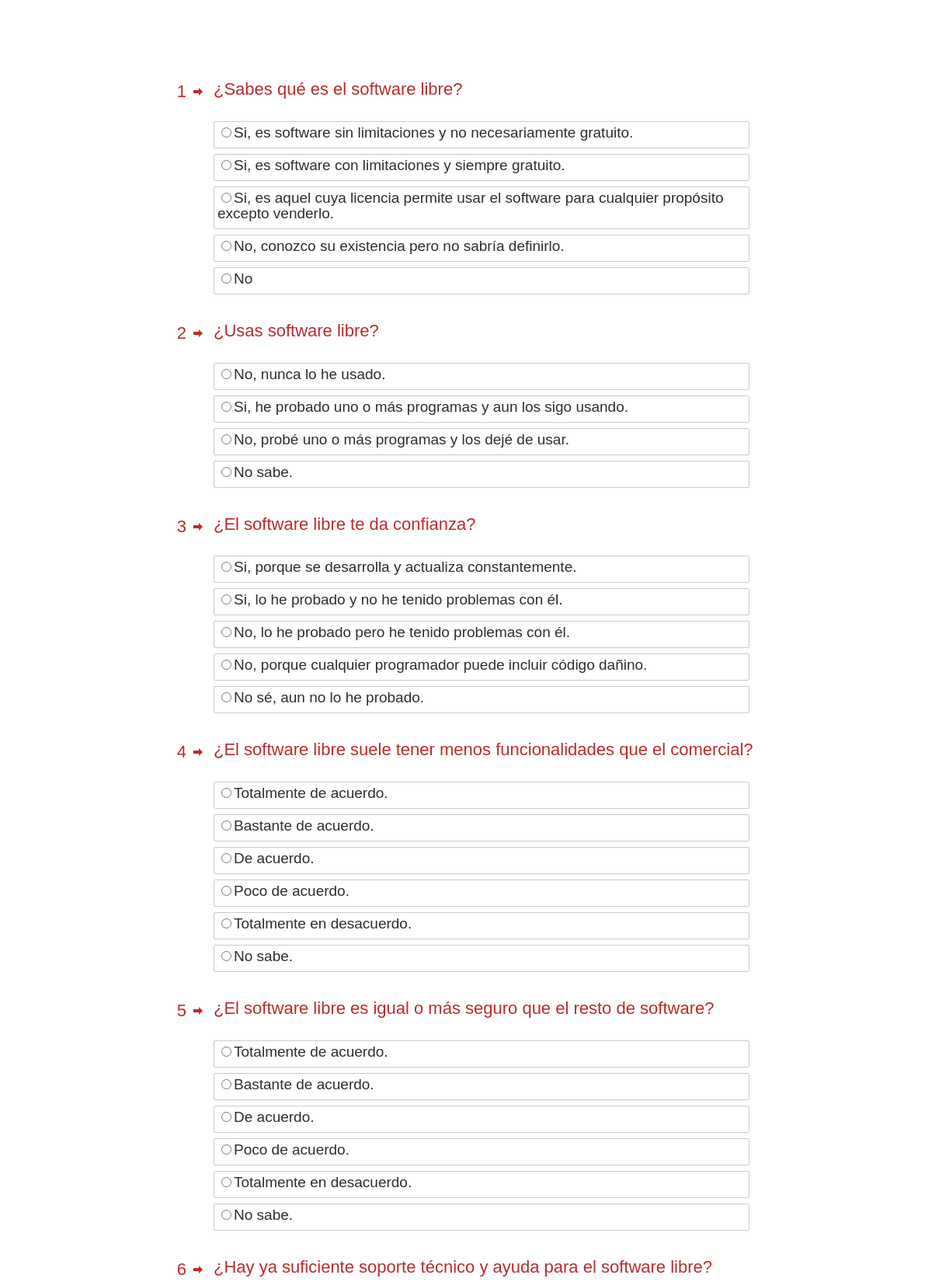
The app's page /admin/encuestas/online.php (upper part) with its own data.
### tables this page shows
CREATE TABLE IF NOT EXISTS `preguntas` (
  `id` int(11) NOT NULL AUTO_INCREMENT,
  `formulacion_pregunta` varchar(250) DEFAULT NULL,
  `obligatoria` tinyint(1) DEFAULT NULL,
  `encuesta_id` int(11) NOT NULL,
  PRIMARY KEY (`id`),
  KEY `fk_preguntas_encuestas_idx` (`encuesta_id`)
);

CREATE TABLE IF NOT EXISTS `opciones` (
  `id` int(11) NOT NULL AUTO_INCREMENT,
  `opcion_respuesta` varchar(300) DEFAULT NULL,
  `pregunta_id` int(11) NOT NULL,
  `votos` int(11) DEFAULT NULL,
  PRIMARY KEY (`id`),
  KEY `fk_opciones_preguntas1_idx` (`pregunta_id`)
);

### config/conexion.php (called while the page is built, shortened)
<?php
function conectar(){
	$conexion=mysql_connect(BD_HOST,BD_USUARIO,BD_PASSWORD);
	return($conexion);
}
function query_data($consulta){
	$data=mysql_query($consulta);
	while($tupla=mysql_fetch_array($data)):
		$tuplas[]=$tupla;
	endwhile;
	return($tuplas);
}
?>

### admin/encuestas/online.php (the view, shortened to what this page needs)
<?php
	require_once('../../config/conexion.php');
?>
<!DOCTYPE HTML>
<html lang="es-Es">
<head>
	<link rel="stylesheet" href="<?php echo URL_APP;?>recursos/css/encuesta.css">
</head>
<body>
<?php
	$preguntas = @query_data("SELECT * FROM preguntas WHERE encuesta_id=1");
?>
	<form action="online.php" method="post" id="EncuestaOnline">
		<div id="quickyform" class="" style="display: block;">
			<div class="wrapper">
				<?php if(!empty($preguntas)){ ?>
					<ul id="questions" style="margin-top: 100px; margin-bottom: 20px;">
						<?php $i=0;?>
						<?php foreach ($preguntas as $pregunta) {?>
							<li id="validar<?php echo $pregunta['id'] ?>" class="list open">
								<div class="item">
									<?php echo $i+1; ?>
									<div class="arrow">
										<div class="arrow-right"></div>
									</div>
								</div>
								<div class="question">
									<?php echo utf8_encode($pregunta['formulacion_pregunta']);?>
								</div>
								<div class="content">
									<div class="content-wrapper">
										<?php
											$id_pregunta = $pregunta['id'];
											$opciones = @query_data("SELECT * FROM opciones WHERE pregunta_id = $id_pregunta");
										?>
										<ul class="list-opciones">
										<?php if(!empty($opciones)){?>
											<?php foreach ($opciones as $opcion) {?>
												<li class="opciones">
													<label>
														<input type ="radio" name="opcion[<?php echo $i;?>]" value="<?php echo $opcion['id']?>" /><?php echo $opcion['opcion_respuesta'];?>
													</label>
												</li>
											<?php };?>
										<?php };?>
										</ul>
									</div>
								</div>
							</li>
						<?php $i++; };?>
					</ul>
				<?php };?>
			</div>
		</div>
	</form>
</body>
</html>

### recursos/css/encuesta.css (style rules this page uses)
body { font-family: Arial,sans-serif; }
ol, ul { list-style: none outside none; }
#quickyform { -moz-user-select: -moz-none; font-family: Arial,sans-serif; position: relative; z-index: 3; }
#quickyform #questions { position: relative; }
#questions, #intro .content-wrapper, #outro .content-wrapper, #header .content, #footer .content, #footer-confirm .wrapper, #intro .footer .content, #message .content { display: block; margin: 0 auto; max-width: 800px; }
#quickyform #questions > li { opacity: 0.2; position: relative; }
#quickyform #questions > li.open { cursor: default; opacity: 1; }
#quickyform #questions > li.open div.item .arrow { display: block; }
#quickyform #questions > li .content { padding: 18px 55px 25px; position: relative; }
.question { -moz-user-select: text; cursor: pointer; font-size: 22px; color: #BD2B2B; line-height: 140%; margin: 65px 20px 0 55px; padding: 0; position: relative; text-align: left; display: inline; }
.item { font-size: 22px; line-height: 35px; margin-right: 30px; padding: 0; position: absolute; text-align: right; width: 20px; color: #BD2B2B; display: inline; }
.item .arrow { height: 4px; left: 29px; position: absolute; top: 16px; width: 7px; background-color:#BD2B2B;; }
.item .arrow .arrow-right { border-bottom: 5px solid transparent; border-left: 5px solid; border-top: 5px solid transparent; height: 0; margin-left: 7px; margin-top: -3px; width: 0; color: #BD2B2B; }
.list-opciones { margin: 0; padding: 0; line-height: 22px; }
.opciones { border-radius: 2px 2px 2px 2px; border: 1px solid #ccc; padding: 4px; z-index: 4; margin: 7px 0; font-size: 19px; color: #2E2E2E; }
label { display: block; margin-bottom: 5px; }
label, input, button, select, textarea { font-weight: normal; line-height: 20px; }
label, select, button, input[type="button"], input[type="reset"], input[type="submit"], input[type="radio"], input[type="checkbox"] { cursor: pointer; }

### records on screen
preguntas: formulacion_pregunta "¿Sabes qué es el software libre?"
opciones: opcion_respuesta "Si, es software sin limitaciones y no necesariamente gratuito."
opciones: opcion_respuesta "Si, es software con limitaciones y siempre gratuito."
opciones: opcion_respuesta "Si, es aquel cuya licencia permite usar el software para cualquier propósito excepto venderlo."
opciones: opcion_respuesta "No, conozco su existencia pero no sabría definirlo."
opciones: opcion_respuesta "No"
preguntas: formulacion_pregunta "¿Usas software libre?"
opciones: opcion_respuesta "No, nunca lo he usado."
opciones: opcion_respuesta "Si, he probado uno o más programas y aun los sigo usando."
opciones: opcion_respuesta "No, probé uno o más programas y los dejé de usar."
opciones: opcion_respuesta "No sabe."
preguntas: formulacion_pregunta "¿El software libre te da confianza?"
opciones: opcion_respuesta "Si, porque se desarrolla y actualiza constantemente."
opciones: opcion_respuesta "Si, lo he probado y no he tenido problemas con él."
opciones: opcion_respuesta "No, lo he probado pero he tenido problemas con él."
opciones: opcion_respuesta "No, porque cualquier programador puede incluir código dañino."
opciones: opcion_respuesta "No sé, aun no lo he probado."
preguntas: formulacion_pregunta "¿El software libre suele tener menos funcionalidades que el comercial?"
opciones: opcion_respuesta "Totalmente de acuerdo."
opciones: opcion_respuesta "Bastante de acuerdo."
opciones: opcion_respuesta "De acuerdo."
opciones: opcion_respuesta "Poco de acuerdo."
opciones: opcion_respuesta "Totalmente en desacuerdo."
opciones: opcion_respuesta "No sabe."
preguntas: formulacion_pregunta "¿El software libre es igual o más seguro que el resto de software?"
opciones: opcion_respuesta "Totalmente de acuerdo."
opciones: opcion_respuesta "Bastante de acuerdo."
opciones: opcion_respuesta "De acuerdo."
opciones: opcion_respuesta "Poco de acuerdo."
opciones: opcion_respuesta "Totalmente en desacuerdo."
opciones: opcion_respuesta "No sabe."
preguntas: formulacion_pregunta "¿Hay ya suficiente soporte técnico y ayuda para el software libre?"
